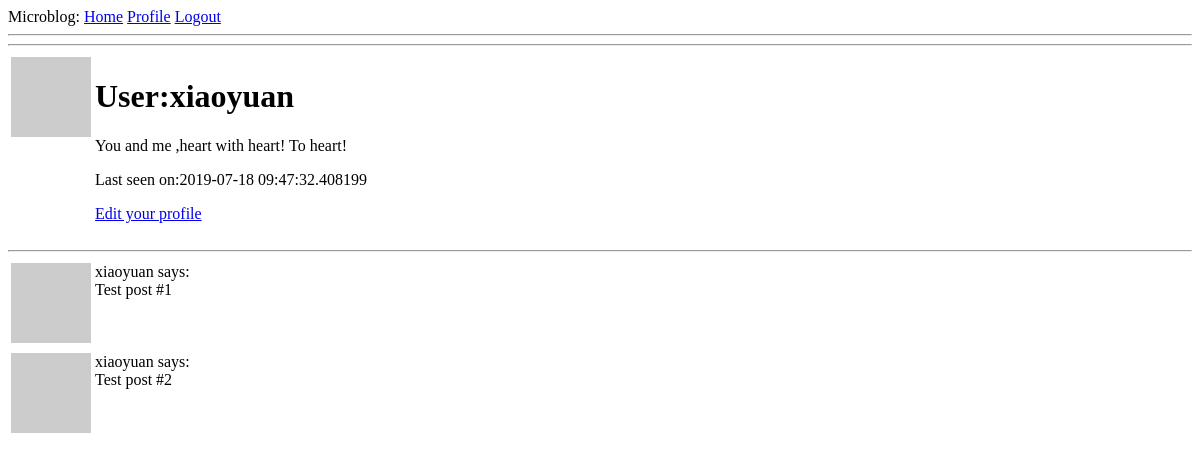
Before: /user/xiaoyuan (signed in) with the older database file.
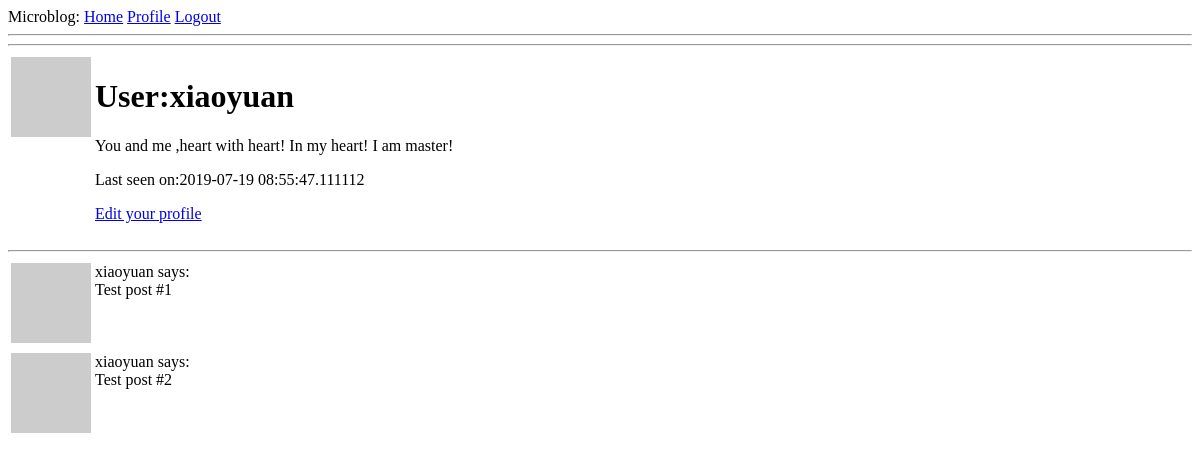
After: the same page with the newer database file.
### app/models.py (models this page shows, shortened)
class User(UserMixin, db.Model):
    id = db.Column(db.Integer, primary_key=True)
    username = db.Column(db.String(64), index=True, unique=True)
    email = db.Column(db.String(120), index=True, unique=True)
    password_hash = db.Column(db.String(128))
    posts = db.relationship('Post', backref='author', lazy='dynamic')
    about_me = db.Column(db.String(140))
    last_seen = db.Column(db.DateTime, default=datetime.utcnow())
    followed = db.relationship(
        'User',
        secondary=followers,
        primaryjoin=(followers.c.follower_id == id),
        secondaryjoin=(followers.c.followed_id == id),
        backref=db.backref('followers', lazy='dynamic'),
        lazy='dynamic'
    )
    def avatar(self, size):
        digest = md5(self.email.lower().encode('utf-8')).hexdigest()
        return 'https://www.gravatar.com/avatar/{}?d=identicon&s={}'.format(digest, size)

### app/routes.py (the view)
@app.route('/user/<username>')
@login_required
def user(username):
    user = User.query.filter_by(username=username).first_or_404()
    posts = [
        {'author': user, 'body': 'Test post #1'},
        {'author': user, 'body': 'Test post #2'}
    ]
    return render_template('user.html', user=user, posts=posts)

### app/models.py (called while the page is built)
@login.user_loader
def load_user(id):
    return User.query.get(int(id))

### app/routes.py (called while the page is built)
@app.before_request
def before_request():
    if current_user.is_authenticated:
        current_user.last_seen = datetime.utcnow()
        db.session.commit()

### app/templates/user.html
{% extends 'base.html' %}
{% block content %}
    <table>
        <tr valign="top">
            <td><img src="{{ user.avatar(128) }}"></td>
            <td>
                <h1>User:{{ user.username }}</h1>
                {% if user.about_me %}
                    <p>{{ user.about_me }}</p>
                {% endif %}
                {% if user.last_seen %}
                    <p>Last seen on:{{ user.last_seen }}</p>
                {% endif %}
                {% if user==current_user %}
                    <p>
                        <a href="{{ url_for('edit_profile') }}">Edit your profile</a>
                    </p>
                {% elif not current_user.is_following(user) %}
                    <p>
                        <a href="{{ url_for('follow', username=user.username) }}">Follow</a>
                    </p>
                {% else %}
                    <p>
                        <a href="{{ url_for('unfollow', username=user.username) }}">Unfollow</a>
                    </p>
                {% endif %}
            </td>
        </tr>
    </table>
    <hr>
    {% for post in posts %}
        {% include '_post.html' %}
    {% endfor %}
{% endblock %}

### app/templates/base.html (shortened to what this page needs)
<!DOCTYPE html>
<html lang="en">
<head>
</head>
<body>
<div>Microblog:
    <a href="{{ url_for('index') }}">Home</a>
    {% if current_user.is_anonymous %}
        <a href="{{ url_for('login') }}">Login</a>
    {% else %}
        <a href="{{ url_for('user', username=current_user.username) }}">Profile</a>
        <a href="{{ url_for('logout') }}">Logout</a>
    {% endif %}
</div>
<hr>
<hr>
{% block content %}
{% endblock %}
</body>
</html>

### app/templates/_post.html
<table>
    <tr valign="top">
        <td><img src="{{ post.author.avatar(36) }}"></td>
        <td>{{ post.author.username }} says:<br>{{ post.body }}</td>
    </tr>
</table>

Changed rows visible on the page:
changed User "xiaoyuan": about_me "You and me ,heart with heart! To heart!" → "You and me ,heart with heart! In my heart! I am master!"; last_seen "2019-07-18 09:47:32.408199" → "2019-07-19 08:55:47.111112"
